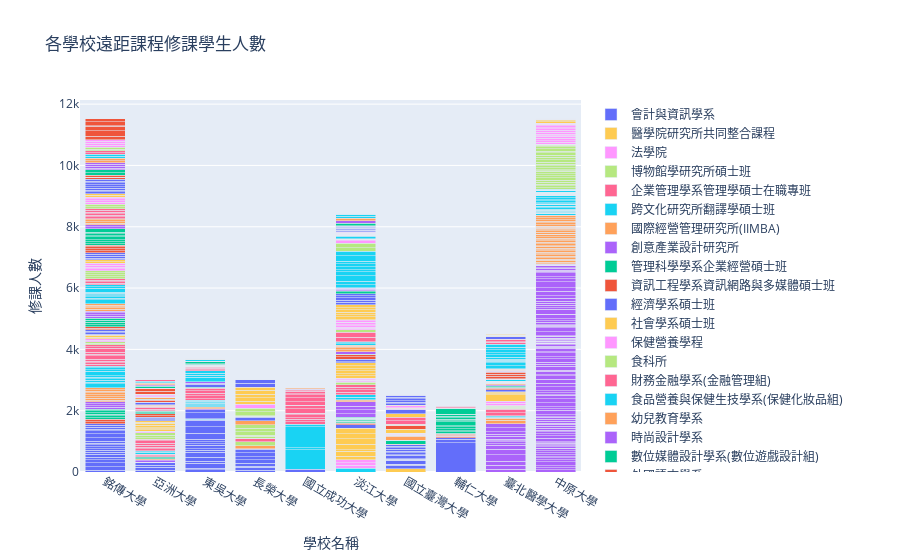

The notebook cell this image was saved under:
### Code cell
# 繪製堆疊條形圖
fig = go.Figure()
for department in df_top_10['系所名稱'].unique():
    fig.add_trace(go.Bar(
        x=df_top_10[df_top_10['系所名稱'] == department]['校名'],
        y=df_top_10[df_top_10['系所名稱'] == department]['總修課人數'],
        name=department
    ))

fig.update_layout(
    title='各學校遠距課程修課學生人數',
    xaxis_title='學校名稱',
    yaxis_title='修課人數',
    barmode='stack'
)

fig.show()

### Figure 1 — Plotly figure (JSON) as saved in the notebook; plotly's stock layout.template omitted (floating-point values rounded to 4 significant figures)
{"data": [{"name": "通識教育中心", "type": "bar", "x": ["銘傳大學", "銘傳大學", "銘傳大學", "銘傳大學", "銘傳大學", "銘傳大學", "銘傳大學", "銘傳大學", "銘傳大學", "銘傳大學", "亞洲大學", "亞洲大學", "亞洲大學", "東吳大學", "東吳大學", "東吳大學", "東吳大學", "東吳大學", "東吳大學", "東吳大學", "銘傳大學", "長榮大學", "東吳大學", "東吳大學", "東吳大學", "東吳大學", "東吳大學", "東吳大學", "東吳大學", "東吳大學", "長榮大學", "長榮大學", "長榮大學", "長榮大學", "長榮大學", "長榮大學", "長榮大學", "銘傳大學", "銘傳大學", "銘傳大學", "銘傳大學", "銘傳大學", "銘傳大學", "銘傳大學", "銘傳大學", "銘傳大學", "亞洲大學"], "y": [60, 119, 119, 97, 94, 94, 60, 60, 60, 60, 53, 105, 58, 80, 44, 166, 60, 125, 174, 57, 59, 50, 56, 104, 58, 66, 77, 200, 206, 220, 104, 34, 105, 105, 105, 119, 118, 60, 60, 121, 119, 96, 60, 60, 60, 60, 90]}, {"name": "諮商與工商心理學系", "type": "bar", "x": ["銘傳大學", "銘傳大學"], "y": [68, 70]}, {"name": "資訊管理學系", "type": "bar", "x": ["銘傳大學", "銘傳大學", "銘傳大學", "長榮大學", "銘傳大學", "銘傳大學", "銘傳大學"], "y": [60, 60, 46, 12, 49, 61, 60]}, {"name": "資訊工程學系", "type": "bar", "x": ["銘傳大學", "銘傳大學", "亞洲大學", "亞洲大學", "銘傳大學", "銘傳大學", "亞洲大學", "亞洲大學"], "y": [60, 56, 12, 7, 59, 60, 50, 20]}, {"name": "財務金融學系", "type": "bar", "x": ["銘傳大學", "銘傳大學", "銘傳大學", "銘傳大學", "亞洲大學", "長榮大學", "銘傳大學", "銘傳大學", "銘傳大學", "銘傳大學", "亞洲大學"], "y": [60, 61, 54, 58, 7, 109, 60, 47, 60, 66, 33]}, {"name": "企業管理學系", "type": "bar", "x": ["銘傳大學", "銘傳大學", "銘傳大學", "銘傳大學", "銘傳大學", "東吳大學", "東吳大學", "銘傳大學", "銘傳大學", "銘傳大學", "銘傳大學", "銘傳大學"], "y": [120, 53, 59, 59, 54, 21, 26, 49, 135, 60, 53, 56]}, {"name": "會計學系", "type": "bar", "x": ["銘傳大學", "銘傳大學", "銘傳大學", "銘傳大學", "銘傳大學", "銘傳大學", "銘傳大學", "銘傳大學", "銘傳大學", "銘傳大學"], "y": [60, 59, 51, 55, 120, 53, 55, 128, 59, 53]}, {"name": "動漫文創設計學士學位學程", "type": "bar", "x": ["銘傳大學", "銘傳大學"], "y": [53, 52]}, {"name": "財金法律學系", "type": "bar", "x": ["銘傳大學", "銘傳大學"], "y": [53, 49]}, {"name": "生物醫學工程學系", "type": "bar", "x": ["銘傳大學", "銘傳大學"], "y": [49, 60]}, {"name": "法律學系", "type": "bar", "x": ["銘傳大學", "銘傳大學", "東吳大學", "東吳大學", "銘傳大學", "銘傳大學", "國立成功大學"], "y": [40, 47, 193, 90, 51, 47, 90]}, {"name": "金融科技應用學士學位學程", "type": "bar", "x": ["銘傳大學", "銘傳大學"], "y": [45, 51]}, {"name": "數位媒體設計學系", "type": "bar", "x": ["銘傳大學", "銘傳大學", "銘傳大學", "銘傳大學", "亞洲大學", "亞洲大學"], "y": [70, 70, 70, 70, 35, 35]}, {"name": "醫療資訊與管理學系", "type": "bar", "x": ["銘傳大學", "銘傳大學", "銘傳大學", "銘傳大學"], "y": [53, 54, 59, 60]}, {"name": "華語文教學學系", "type": "bar", "x": ["銘傳大學", "銘傳大學", "銘傳大學", "銘傳大學", "銘傳大學"], "y": [59, 55, 35, 51, 48]}, {"name": "國際企業學系", "type": "bar", "x": ["銘傳大學", "銘傳大學", "銘傳大學", "銘傳大學", "銘傳大學", "淡江大學", "銘傳大學", "銘傳大學", "銘傳大學", "銘傳大學", "銘傳大學"], "y": [119, 59, 52, 27, 37, 118, 50, 31, 120, 56, 59]}, {"name": "生物科技學系", "type": "bar", "x": ["銘傳大學", "銘傳大學", "亞洲大學", "銘傳大學", "銘傳大學", "亞洲大學", "亞洲大學"], "y": [50, 49, 29, 48, 50, 35, 9]}, {"name": "應用日語學系", "type": "bar", "x": ["銘傳大學", "銘傳大學", "長榮大學", "銘傳大學", "銘傳大學"], "y": [68, 64, 123, 70, 66]}, {"name": "電腦與通訊工程學系", "type": "bar", "x": ["銘傳大學", "銘傳大學", "銘傳大學", "銘傳大學"], "y": [59, 55, 61, 59]}, {"name": "公共事務學系", "type": "bar", "x": ["銘傳大學", "銘傳大學"], "y": [59, 62]}, {"name": "犯罪防治學系", "type": "bar", "x": ["銘傳大學", "銘傳大學", "銘傳大學", "銘傳大學"], "y": [54, 65, 58, 57]}, {"name": "應用中國文學系", "type": "bar", "x": ["銘傳大學", "銘傳大學", "銘傳大學", "銘傳大學"], "y": [60, 62, 60, 62]}, {"name": "風險管理與保險學系", "type": "bar", "x": ["銘傳大學", "銘傳大學", "銘傳大學", "銘傳大學", "銘傳大學", "銘傳大學", "銘傳大學", "銘傳大學"], "y": [42, 70, 54, 99, 41, 59, 54, 120]}, {"name": "都市規劃與防災學系", "type": "bar", "x": ["銘傳大學", "銘傳大學"], "y": [60, 60]}, {"name": "電子工程學系", "type": "bar", "x": ["銘傳大學", "銘傳大學", "銘傳大學", "銘傳大學"], "y": [58, 45, 57, 44]}, {"name": "行動商務與多媒體應用學系", "type": "bar", "x": ["亞洲大學", "亞洲大學", "亞洲大學"], "y": [69, 8, 42]}, {"name": "資訊傳播學系", "type": "bar", "x": ["亞洲大學", "亞洲大學", "亞洲大學", "亞洲大學", "亞洲大學", "亞洲大學", "亞洲大學"], "y": [61, 56, 64, 66, 76, 36, 10]}, {"name": "財經法律學系(科技法律組)", "type": "bar", "x": ["亞洲大學", "亞洲大學", "亞洲大學"], "y": [58, 74, 76]}, {"name": "光電與通訊學系", "type": "bar", "x": ["亞洲大學", "亞洲大學"], "y": [48, 10]}, {"name": "管理學院進修學士學位學程", "type": "bar", "x": ["亞洲大學", "亞洲大學", "亞洲大學", "亞洲大學", "亞洲大學", "亞洲大學", "亞洲大學"], "y": [43, 28, 45, 70, 70, 39, 44]}, {"name": "生物資訊與醫學工程學系", "type": "bar", "x": ["亞洲大學", "亞洲大學", "亞洲大學"], "y": [32, 41, 42]}, {"name": "健康產業管理學系(醫療機構管理組)", "type": "bar", "x": ["亞洲大學", "亞洲大學"], "y": [46, 62]}, {"name": "健康產業管理學系(健康產業管理組)", "type": "bar", "x": ["亞洲大學", "亞洲大學"], "y": [36, 55]}, {"name": "社會學系", "type": "bar", "x": ["東吳大學"], "y": [39]}, {"name": "化學系", "type": "bar", "x": ["東吳大學", "東吳大學"], "y": [36, 34]}, {"name": "師資培育中心", "type": "bar", "x": ["東吳大學", "東吳大學", "東吳大學", "東吳大學", "東吳大學", "東吳大學"], "y": [37, 33, 33, 31, 34, 33]}, {"name": "社會工作學系", "type": "bar", "x": ["東吳大學", "東吳大學", "東吳大學", "東吳大學", "東吳大學", "亞洲大學", "東吳大學", "長榮大學", "亞洲大學", "亞洲大學", "亞洲大學", "亞洲大學"], "y": [62, 87, 10, 74, 90, 19, 73, 107, 51, 58, 11, 10]}, {"name": "大眾傳播學系", "type": "bar", "x": ["長榮大學", "長榮大學", "長榮大學", "長榮大學", "長榮大學", "長榮大學"], "y": [18, 50, 42, 115, 113, 118]}, {"name": "資訊與圖書館學系(日)", "type": "bar", "x": ["淡江大學", "淡江大學", "淡江大學"], "y": [109, 71, 100]}, {"name": "外語學院共同科目(日)", "type": "bar", "x": ["淡江大學", "淡江大學", "淡江大學", "淡江大學", "淡江大學", "淡江大學", "淡江大學"], "y": [112, 169, 50, 178, 171, 163, 179]}, {"name": "工學院共同科目(日)", "type": "bar", "x": ["淡江大學"], "y": [118]}, {"name": "西班牙語文學系(日)", "type": "bar", "x": ["淡江大學", "淡江大學"], "y": [50, 24]}, {"name": "俄國語文學系(日)", "type": "bar", "x": ["淡江大學", "淡江大學", "淡江大學", "淡江大學", "淡江大學", "淡江大學", "淡江大學", "淡江大學"], "y": [25, 26, 17, 19, 20, 30, 8, 25]}, {"name": "統計學系(日)", "type": "bar", "x": ["淡江大學", "淡江大學", "淡江大學", "淡江大學"], "y": [119, 128, 122, 140]}, {"name": "統計學系(進學)", "type": "bar", "x": ["淡江大學", "淡江大學"], "y": [29, 44]}, {"name": "未來學學門-日", "type": "bar", "x": ["淡江大學", "淡江大學"], "y": [76, 78]}, {"name": "歷史與文化學門-進", "type": "bar", "x": ["淡江大學", "淡江大學", "淡江大學", "淡江大學"], "y": [82, 91, 71, 84]}, {"name": "法國語文學系(日)", "type": "bar", "x": ["淡江大學"], "y": [82]}, {"name": "英文學系(日)", "type": "bar", "x": ["淡江大學", "淡江大學", "淡江大學", "淡江大學", "淡江大學", "淡江大學"], "y": [21, 23, 23, 21, 22, 19]}, {"name": "企業管理學系(日)", "type": "bar", "x": ["淡江大學", "淡江大學", "淡江大學", "淡江大學", "淡江大學", "淡江大學"], "y": [88, 59, 95, 68, 100, 89]}, {"name": "公共行政學系(進學)", "type": "bar", "x": ["淡江大學", "淡江大學"], "y": [42, 88]}, {"name": "資訊教育學門-日", "type": "bar", "x": ["淡江大學", "淡江大學"], "y": [70, 69]}, {"name": "物理學系", "type": "bar", "x": ["淡江大學", "東吳大學"], "y": [18, 36]}, {"name": "文學經典學門-日", "type": "bar", "x": ["淡江大學"], "y": [78]}, {"name": "藝術欣賞與創作學門-日", "type": "bar", "x": ["淡江大學", "淡江大學", "淡江大學", "淡江大學"], "y": [71, 65, 42, 28]}, {"name": "財務金融學系(進學)", "type": "bar", "x": ["淡江大學", "淡江大學", "淡江大學"], "y": [59, 27, 29]}, {"name": "財務金融學系(日)", "type": "bar", "x": ["淡江大學", "淡江大學"], "y": [149, 168]}, {"name": "全球財務管理全英語學士學位學程", "type": "bar", "x": ["淡江大學"], "y": [82]}, {"name": "自然科學學門-日", "type": "bar", "x": ["淡江大學", "淡江大學"], "y": [56, 32]}, {"name": "復健系", "type": "bar", "x": ["國立臺灣大學"], "y": [112]}, {"name": "臺大遠距教學", "type": "bar", "x": ["國立臺灣大學", "國立臺灣大學", "國立臺灣大學", "國立臺灣大學", "國立臺灣大學", "國立臺灣大學", "國立臺灣大學", "國立臺灣大學", "國立臺灣大學", "國立臺灣大學", "國立臺灣大學", "國立臺灣大學", "國立臺灣大學", "國立臺灣大學", "國立臺灣大學", "國立臺灣大學", "國立臺灣大學", "國立臺灣大學", "國立臺灣大學", "國立臺灣大學"], "y": [112, 8, 9, 12, 122, 12, 14, 14, 10, 13, 107, 22, 2, 54, 54, 62, 51, 46, 50, 10]}, {"name": "創意創業學程", "type": "bar", "x": ["國立臺灣大學"], "y": [14]}, {"name": "神經認知學程", "type": "bar", "x": ["國立臺灣大學"], "y": [122]}, {"name": "農化所", "type": "bar", "x": ["國立臺灣大學"], "y": [8]}, {"name": "生物統計學程", "type": "bar", "x": ["國立臺灣大學"], "y": [122]}, {"name": "創新設計學院", "type": "bar", "x": ["國立臺灣大學"], "y": [14]}, {"name": "生物機電系", "type": "bar", "x": ["國立臺灣大學", "國立臺灣大學"], "y": [9, 12]}, {"name": "生物機電所", "type": "bar", "x": ["國立臺灣大學", "國立臺灣大學"], "y": [9, 12]}, {"name": "生技學程", "type": "bar", "x": ["國立臺灣大學", "國立臺灣大學", "國立臺灣大學", "國立臺灣大學"], "y": [14, 13, 22, 2]}, {"name": "人口學程", "type": "bar", "x": ["國立臺灣大學"], "y": [122]}, {"name": "(全)自然科技", "type": "bar", "x": ["輔仁大學", "輔仁大學", "輔仁大學"], "y": [949, 122, 42]}, {"name": "全人語言文化涵養課程-外國語文", "type": "bar", "x": ["輔仁大學", "輔仁大學", "輔仁大學", "輔仁大學"], "y": [35, 22, 34, 32]}, {"name": "全校進階英文", "type": "bar", "x": ["輔仁大學", "輔仁大學", "輔仁大學", "輔仁大學", "輔仁大學", "輔仁大學", "輔仁大學", "輔仁大學", "輔仁大學", "輔仁大學", "輔仁大學", "輔仁大學", "輔仁大學", "輔仁大學"], "y": [30, 48, 39, 61, 63, 31, 135, 32, 43, 57, 48, 46, 20, 186]}, {"name": "一般通識組", "type": "bar", "x": ["臺北醫學大學", "臺北醫學大學", "臺北醫學大學", "臺北醫學大學", "臺北醫學大學", "臺北醫學大學", "臺北醫學大學", "臺北醫學大學", "臺北醫學大學", "臺北醫學大學", "臺北醫學大學", "臺北醫學大學", "臺北醫學大學", "臺北醫學大學", "臺北醫學大學"], "y": [86, 134, 135, 200, 194, 122, 47, 69, 27, 49, 106, 64, 85, 127, 130]}, {"name": "護理學系", "type": "bar", "x": ["臺北醫學大學", "臺北醫學大學", "亞洲大學", "長榮大學", "亞洲大學"], "y": [106, 65, 11, 123, 31]}, {"name": "口腔衛生學系", "type": "bar", "x": ["臺北醫學大學", "臺北醫學大學", "臺北醫學大學"], "y": [32, 31, 22]}, {"name": "牙醫學系", "type": "bar", "x": ["臺北醫學大學", "臺北醫學大學"], "y": [106, 106]}, {"name": "學士後大數據科技及管理學士學位學程", "type": "bar", "x": ["臺北醫學大學", "臺北醫學大學", "臺北醫學大學"], "y": [31, 36, 32]}, {"name": "高齡健康管理學系", "type": "bar", "x": ["臺北醫學大學", "臺北醫學大學", "臺北醫學大學"], "y": [33, 65, 63]}, {"name": "語言中心組", "type": "bar", "x": ["臺北醫學大學", "臺北醫學大學", "臺北醫學大學", "臺北醫學大學"], "y": [217, 38, 33, 32]}, {"name": "保健營養學系", "type": "bar", "x": ["臺北醫學大學", "長榮大學"], "y": [64, 113]}, {"name": "食品安全學系", "type": "bar", "x": ["臺北醫學大學"], "y": [39]}, {"name": "學士後護理學系", "type": "bar", "x": ["臺北醫學大學", "臺北醫學大學"], "y": [44, 5]}, {"name": "人文與教育學院", "type": "bar", "x": ["中原大學", "中原大學", "中原大學", "中原大學", "中原大學", "中原大學", "中原大學", "中原大學", "中原大學", "中原大學", "中原大學", "中原大學", "中原大學", "中原大學", "中原大學", "中原大學", "中原大學", "中原大學", "中原大學", "中原大學", "中原大學", "中原大學", "中原大學", "中原大學", "中原大學", "中原大學", "中原大學", "中原大學", "中原大學", "中原大學", "中原大學", "中原大學", "中原大學", "中原大學", "中原大學", "中原大學", "中原大學", "中原大學", "中原大學", "中原大學", "中原大學", "中原大學", "中原大學", "中原大學", "中原大學", "中原大學", "中原大學", "中原大學", "中原大學", "中原大學", "中原大學", "中原大學", "中原大學", "中原大學", "中原大學", "中原大學", "中原大學", "中原大學", "中原大學", "中原大學", "中原大學", "中原大學", "中原大學", "中原大學", "中原大學", "中原大學", "中原大學", "中原大學", "中原大學", "中原大學", "中原大學", "中原大學", "中原大學", "中原大學", "中原大學", "中原大學", "中原大學", "中原大學", "中原大學", "中原大學", "中原大學", "中原大學", "中原大學", "中原大學", "中原大學", "中原大學", "中原大學", "中原大學", "中原大學", "中原大學", "中原大學", "中原大學", "中原大學", "中原大學", "中原大學", "中原大學", "中原大學", "中原大學", "中原大學", "中原大學", "中原大學", "中原大學", "中原大學", "中原大學", "中原大學", "中原大學", "中原大學", "中原大學", "中原大學", "中原大學", "中原大學", "中原大學", "中原大學", "中原大學", "中原大學", "中原大學"], "y": [79, 64, 60, 134, 62, 60, 31, 79, 63, 62, 62, 27, 39, 29, 45, 39, 27, 31, 115, 79, 62, 60, 60, 60, 60, 62, 45, 62, 62, 63, 27, 64, 134, 63, 63, 120, 130, 115, 29, 64, 63, 120, 120, 130, 115, 30, 120, 31, 134, 62, 62, 120, 63, 130, 30, 120, 30, 29, 45, 39, 10, 9, 2, 2, 2, 61, 2, 1, 1, 2, 61, 10, 9, 61, 1, 10, 9, 2, 139, 126, 51, 27, 24, 70, 54, 74, 125, 14, 173, 40, 77, 78, 62, 88, 94, 141, 115, 189, 111, 61, 124, 47, 39, 58, 26, 60, 1, 2, 6, 2, 6, 13, 17, 12, 6, 5]}, {"name": "工學院", "type": "bar", "x": ["中原大學", "中原大學", "中原大學", "中原大學", "中原大學", "中原大學", "中原大學", "中原大學", "中原大學", "中原大學", "中原大學", "中原大學", "中原大學", "中原大學", "中原大學", "中原大學", "中原大學", "中原大學", "中原大學", "中原大學", "中原大學", "中原大學", "中原大學", "中原大學", "中原大學", "中原大學", "中原大學", "中原大學", "中原大學", "中原大學", "中原大學", "中原大學", "中原大學", "中原大學", "中原大學", "中原大學"], "y": [53, 59, 26, 55, 40, 55, 40, 40, 59, 26, 53, 59, 26, 53, 55, 47, 29, 57, 47, 57, 29, 57, 47, 29, 55, 29, 17, 20, 56, 53, 56, 53, 61, 56, 14, 9]}, {"name": "理學院", "type": "bar", "x": ["中原大學", "中原大學", "中原大學", "中原大學", "中原大學", "中原大學", "中原大學", "中原大學", "中原大學", "中原大學", "中原大學", "中原大學", "中原大學", "中原大學", "中原大學", "中原大學", "中原大學", "中原大學", "中原大學", "中原大學", "中原大學", "中原大學", "中原大學", "中原大學", "中原大學", "中原大學", "中原大學", "中原大學", "中原大學", "中原大學", "中原大學", "中原大學", "中原大學", "中原大學", "中原大學", "中原大學", "中原大學", "中原大學", "中原大學", "中原大學", "中原大學"], "y": [62, 7, 33, 25, 20, 25, 20, 62, 20, 25, 62, 7, 7, 33, 66, 33, 66, 66, 11, 9, 9, 5, 1, 9, 9, 11, 5, 11, 5, 9, 9, 1, 1, 14, 42, 11, 5, 1, 5, 11, 9]}, {"name": "經濟與金融學系", "type": "bar", "x": ["銘傳大學", "銘傳大學", "銘傳大學", "銘傳大學", "銘傳大學", "銘傳大學"], "y": [60, 55, 39, 60, 60, 50]}, {"name": "餐旅管理學系", "type": "bar", "x": ["銘傳大學", "銘傳大學"], "y": [69, 70]}, {"name": "商業設計學系", "type": "bar", "x": ["銘傳大學", "銘傳大學", "銘傳大學", "銘傳大學"], "y": [64, 52, 62, 54]}, {"name": "新聞學系", "type": "bar", "x": ["銘傳大學", "銘傳大學"], "y": [59, 53]}, {"name": "應用統計與資料科學學系", "type": "bar", "x": ["銘傳大學", "銘傳大學", "銘傳大學", "銘傳大學", "銘傳大學", "銘傳大學", "銘傳大學", "銘傳大學"], "y": [65, 57, 65, 47, 64, 67, 54, 58]}, {"name": "休閒遊憩管理學系", "type": "bar", "x": ["銘傳大學", "銘傳大學", "銘傳大學"], "y": [63, 7, 62]}, {"name": "廣播電視學系", "type": "bar", "x": ["銘傳大學", "銘傳大學", "銘傳大學"], "y": [77, 7, 87]}, {"name": "資訊傳播工程學系", "type": "bar", "x": ["銘傳大學", "銘傳大學", "銘傳大學", "銘傳大學"], "y": [60, 60, 60, 60]}, {"name": "新媒體暨傳播管理學系", "type": "bar", "x": ["銘傳大學", "銘傳大學"], "y": [62, 76]}, {"name": "觀光事業學系", "type": "bar", "x": ["銘傳大學", "銘傳大學"], "y": [64, 70]}, {"name": "廣告暨策略行銷學系", "type": "bar", "x": ["銘傳大學", "銘傳大學"], "y": [52, 61]}, {"name": "建築學系", "type": "bar", "x": ["銘傳大學", "銘傳大學"], "y": [58, 57]}, {"name": "商品設計學系", "type": "bar", "x": ["銘傳大學", "銘傳大學", "銘傳大學", "銘傳大學"], "y": [70, 57, 65, 60]}, {"name": "室內設計學系", "type": "bar", "x": ["亞洲大學"], "y": [24]}, {"name": "心理學系", "type": "bar", "x": ["亞洲大學", "東吳大學", "亞洲大學"], "y": [65, 90, 13]}, {"name": "視覺傳達設計學系(企業形象設計組)", "type": "bar", "x": ["亞洲大學"], "y": [55]}, {"name": "視覺傳達設計學系", "type": "bar", "x": ["亞洲大學", "亞洲大學"], "y": [27, 10]}, {"name": "英文學系", "type": "bar", "x": ["東吳大學", "東吳大學"], "y": [36, 55]}, {"name": "食品營養與保健生技學系(食品營養組)", "type": "bar", "x": ["亞洲大學"], "y": [64]}, {"name": "經濟學系", "type": "bar", "x": ["東吳大學", "東吳大學", "東吳大學", "東吳大學"], "y": [138, 74, 64, 88]}, {"name": "日本語文學系", "type": "bar", "x": ["東吳大學", "東吳大學", "東吳大學"], "y": [26, 51, 36]}, {"name": "觀光與餐飲服務事業進修學士學位學程", "type": "bar", "x": ["長榮大學", "長榮大學"], "y": [14, 14]}, {"name": "企業管理學系(進學)", "type": "bar", "x": ["淡江大學", "淡江大學", "淡江大學", "淡江大學", "淡江大學", "淡江大學"], "y": [35, 41, 58, 30, 36, 34]}, {"name": "資訊管理學系(日)", "type": "bar", "x": ["淡江大學", "淡江大學", "淡江大學", "淡江大學", "淡江大學", "淡江大學"], "y": [95, 74, 76, 78, 70, 96]}, {"name": "資訊工程學系(日)", "type": "bar", "x": ["淡江大學", "淡江大學", "淡江大學", "淡江大學", "淡江大學"], "y": [79, 75, 71, 71, 71]}, {"name": "藥學系", "type": "bar", "x": ["國立臺灣大學"], "y": [122]}, {"name": "管理科學學系(日)", "type": "bar", "x": ["淡江大學", "淡江大學"], "y": [60, 41]}, {"name": "中等學校教育學程", "type": "bar", "x": ["淡江大學", "淡江大學", "淡江大學", "淡江大學"], "y": [34, 20, 18, 26]}, {"name": "基蛋所", "type": "bar", "x": ["國立臺灣大學", "國立臺灣大學", "國立臺灣大學"], "y": [14, 13, 22]}, {"name": "公共行政學系(日)", "type": "bar", "x": ["淡江大學", "淡江大學", "淡江大學", "淡江大學", "淡江大學", "淡江大學", "淡江大學", "淡江大學", "淡江大學", "淡江大學"], "y": [97, 103, 181, 132, 67, 102, 91, 78, 182, 143]}, {"name": "醫衛共同課程", "type": "bar", "x": ["國立臺灣大學", "國立臺灣大學"], "y": [112, 107]}, {"name": "產業經濟學系(日)", "type": "bar", "x": ["淡江大學", "淡江大學"], "y": [128, 147]}, {"name": "風險管理與保險學系(日)", "type": "bar", "x": ["淡江大學", "淡江大學"], "y": [72, 37]}, {"name": "醫技系", "type": "bar", "x": ["國立臺灣大學"], "y": [122]}, {"name": "護理系", "type": "bar", "x": ["國立臺灣大學"], "y": [122]}, {"name": "全球衛生學程", "type": "bar", "x": ["國立臺灣大學"], "y": [12]}, {"name": "跨領域學院學士班課程", "type": "bar", "x": ["臺北醫學大學"], "y": [40]}, {"name": "醫學院學士班共同整合課程", "type": "bar", "x": ["臺北醫學大學"], "y": [25]}, {"name": "營養學院學士班共同整合課程", "type": "bar", "x": ["臺北醫學大學", "臺北醫學大學"], "y": [14, 26]}, {"name": "外國語言", "type": "bar", "x": ["國立成功大學", "國立成功大學", "國立成功大學", "國立成功大學"], "y": [639, 68, 680, 78]}, {"name": "通識中心", "type": "bar", "x": ["國立成功大學", "國立成功大學", "國立成功大學", "國立成功大學", "國立成功大學", "國立成功大學", "國立成功大學", "國立成功大學", "國立成功大學", "國立成功大學", "國立成功大學", "國立成功大學", "國立成功大學", "國立成功大學"], "y": [78, 89, 46, 99, 32, 19, 143, 100, 20, 103, 146, 89, 37, 75]}, {"name": "休閒與遊憩管理學系", "type": "bar", "x": ["亞洲大學", "亞洲大學"], "y": [9, 14]}, {"name": "經營管理學系", "type": "bar", "x": ["亞洲大學", "亞洲大學"], "y": [27, 28]}, {"name": "法律學系碩士在職專班法律專業組", "type": "bar", "x": ["東吳大學", "東吳大學"], "y": [12, 11]}, {"name": "資訊管理學系碩士在職專班", "type": "bar", "x": ["東吳大學", "東吳大學", "東吳大學", "東吳大學"], "y": [10, 15, 2, 11]}, {"name": "經濟學系碩士在職專班", "type": "bar", "x": ["東吳大學"], "y": [2]}, {"name": "國際經營與貿易學系碩士班", "type": "bar", "x": ["東吳大學"], "y": [25]}, {"name": "物理所", "type": "bar", "x": ["國立臺灣大學"], "y": [10]}, {"name": "數位出版與典藏數位學習碩士在職專班", "type": "bar", "x": ["淡江大學", "淡江大學", "淡江大學", "淡江大學", "淡江大學", "淡江大學", "淡江大學", "淡江大學", "淡江大學"], "y": [3, 3, 7, 4, 4, 4, 4, 4, 3]}, {"name": "商管學院共同科目(碩)", "type": "bar", "x": ["淡江大學"], "y": [76]}, {"name": "資訊工程學系碩士班", "type": "bar", "x": ["淡江大學"], "y": [11]}, {"name": "數位商務與經濟碩士學位學程", "type": "bar", "x": ["淡江大學"], "y": [6]}, {"name": "拉丁美洲研究所亞太研究數位學習碩士在職專班", "type": "bar", "x": ["淡江大學", "淡江大學", "淡江大學", "淡江大學", "淡江大學", "淡江大學", "淡江大學", "淡江大學", "淡江大學", "淡江大學", "淡江大學", "淡江大學"], "y": [8, 8, 8, 9, 10, 9, 9, 9, 8, 8, 9, 8]}, {"name": "國際學程", "type": "bar", "x": ["國立臺灣大學", "國立臺灣大學", "國立臺灣大學"], "y": [13, 22, 10]}, {"name": "營養科學系碩士班", "type": "bar", "x": ["輔仁大學", "輔仁大學"], "y": [12, 10]}, {"name": "醫學資訊研究所碩士班", "type": "bar", "x": ["臺北醫學大學", "臺北醫學大學"], "y": [15, 8]}, {"name": "醫學資訊研究所博士班", "type": "bar", "x": ["臺北醫學大學", "臺北醫學大學"], "y": [6, 11]}, {"name": "癌症生物學與藥物研發研究所碩士班", "type": "bar", "x": ["臺北醫學大學", "臺北醫學大學"], "y": [7, 4]}, {"name": "國際醫學研究博士學位學程", "type": "bar", "x": ["臺北醫學大學", "臺北醫學大學", "臺北醫學大學"], "y": [20, 10, 2]}, {"name": "醫學科學研究所碩士班", "type": "bar", "x": ["臺北醫學大學"], "y": [43]}, {"name": "醫學科學研究所博士班", "type": "bar", "x": ["臺北醫學大學", "臺北醫學大學", "臺北醫學大學", "臺北醫學大學"], "y": [11, 11, 2, 14]}, {"name": "創意商品設計學系", "type": "bar", "x": ["亞洲大學", "亞洲大學", "亞洲大學"], "y": [10, 11, 10]}, {"name": "管理科學學系企業經營碩士在職專班", "type": "bar", "x": ["淡江大學"], "y": [11]}, {"name": "課程與教學研究所碩士班", "type": "bar", "x": ["淡江大學", "淡江大學"], "y": [16, 6]}, {"name": "教育科技學系數位學習碩士在職專班", "type": "bar", "x": ["淡江大學", "淡江大學", "淡江大學", "淡江大學", "淡江大學", "淡江大學", "淡江大學", "淡江大學", "淡江大學"], "y": [23, 21, 22, 23, 21, 23, 19, 21, 19]}, {"name": "藥學院", "type": "bar", "x": ["臺北醫學大學", "臺北醫學大學", "臺北醫學大學"], "y": [72, 72, 72]}, {"name": "智慧數據應用產業碩士專班", "type": "bar", "x": ["臺北醫學大學"], "y": [7]}, {"name": "保健營養學系碩士在職專班", "type": "bar", "x": ["臺北醫學大學", "臺北醫學大學", "臺北醫學大學"], "y": [10, 13, 17]}, {"name": "醫學院人工智慧醫療碩士在職專班", "type": "bar", "x": ["臺北醫學大學", "臺北醫學大學", "臺北醫學大學", "臺北醫學大學"], "y": [18, 16, 16, 10]}, {"name": "研究所共同課程", "type": "bar", "x": ["臺北醫學大學", "臺北醫學大學", "臺北醫學大學", "臺北醫學大學", "臺北醫學大學", "臺北醫學大學", "臺北醫學大學", "臺北醫學大學", "臺北醫學大學", "臺北醫學大學", "臺北醫學大學"], "y": [100, 105, 33, 33, 33, 75, 75, 75, 89, 89, 89]}, {"name": "醫學院", "type": "bar", "x": ["臺北醫學大學", "臺北醫學大學", "臺北醫學大學", "臺北醫學大學"], "y": [66, 16, 66, 16]}, {"name": "老年學研究所", "type": "bar", "x": ["國立成功大學"], "y": [12]}, {"name": "電機系", "type": "bar", "x": ["國立臺灣大學"], "y": [68]}, {"name": "幹細胞學程", "type": "bar", "x": ["國立臺灣大學"], "y": [22]}, {"name": "寫作教學中心", "type": "bar", "x": ["國立臺灣大學", "國立臺灣大學", "國立臺灣大學", "國立臺灣大學", "國立臺灣大學", "國立臺灣大學"], "y": [51, 46, 50, 54, 54, 62]}, {"name": "財務工程與精算數學系", "type": "bar", "x": ["東吳大學"], "y": [24]}, {"name": "微生物學系", "type": "bar", "x": ["東吳大學"], "y": [54]}, {"name": "金融科技學程", "type": "bar", "x": ["東吳大學"], "y": [22]}, {"name": "非營利組織管理學程", "type": "bar", "x": ["東吳大學"], "y": [6]}, {"name": "國際經營與貿易學系", "type": "bar", "x": ["東吳大學"], "y": [49]}, {"name": "管理進修學士學位學程", "type": "bar", "x": ["長榮大學"], "y": [22]}, {"name": "航運管理學系", "type": "bar", "x": ["長榮大學", "長榮大學"], "y": [130, 114]}, {"name": "資訊暨設計學院學士班", "type": "bar", "x": ["長榮大學"], "y": [129]}, {"name": "職業安全與衛生學系", "type": "bar", "x": ["長榮大學", "長榮大學", "長榮大學", "長榮大學", "長榮大學"], "y": [106, 114, 106, 138, 100]}, {"name": "觀光與餐飲管理學系", "type": "bar", "x": ["長榮大學", "長榮大學"], "y": [122, 117]}, {"name": "英語教學中心", "type": "bar", "x": ["銘傳大學", "銘傳大學", "銘傳大學", "銘傳大學", "銘傳大學", "銘傳大學"], "y": [105, 177, 155, 5, 135, 106]}, {"name": "全球科技學門-日", "type": "bar", "x": ["淡江大學"], "y": [80]}, {"name": "全球視野學門-日", "type": "bar", "x": ["淡江大學"], "y": [79]}, {"name": "公民社會及參與學門-日", "type": "bar", "x": ["淡江大學"], "y": [81]}, {"name": "教育科技學系(日)", "type": "bar", "x": ["淡江大學", "淡江大學"], "y": [65, 64]}, {"name": "醫學系", "type": "bar", "x": ["國立成功大學"], "y": [48]}, {"name": "商學院", "type": "bar", "x": ["中原大學", "中原大學", "中原大學", "中原大學", "中原大學", "中原大學", "中原大學", "中原大學", "中原大學", "中原大學", "中原大學", "中原大學", "中原大學", "中原大學", "中原大學", "中原大學", "中原大學", "中原大學", "中原大學", "中原大學", "中原大學", "中原大學", "中原大學", "中原大學", "中原大學", "中原大學", "中原大學", "中原大學"], "y": [62, 61, 54, 53, 65, 85, 71, 61, 85, 22, 20, 74, 57, 50, 69, 81, 88, 61, 72, 58, 76, 67, 55, 7, 14, 6, 1, 5]}, {"name": "電機資訊學院", "type": "bar", "x": ["中原大學", "中原大學", "中原大學", "中原大學", "中原大學", "中原大學", "中原大學", "中原大學", "中原大學", "中原大學", "中原大學", "中原大學", "中原大學", "中原大學", "中原大學", "中原大學", "中原大學"], "y": [58, 56, 79, 58, 18, 59, 52, 66, 62, 28, 63, 1, 29, 12, 24, 3, 7]}, {"name": "設計學院", "type": "bar", "x": ["中原大學", "中原大學", "中原大學", "中原大學", "中原大學"], "y": [49, 45, 26, 11, 3]}, {"name": "藥學系學士班共同整合課程", "type": "bar", "x": ["臺北醫學大學"], "y": [93]}, {"name": "外國語文學系", "type": "bar", "x": ["亞洲大學", "亞洲大學", "亞洲大學", "亞洲大學"], "y": [93, 86, 9, 6]}, {"name": "數位媒體設計學系(數位遊戲設計組)", "type": "bar", "x": ["亞洲大學"], "y": [56]}, {"name": "時尚設計學系", "type": "bar", "x": ["亞洲大學", "亞洲大學"], "y": [26, 22]}, {"name": "幼兒教育學系", "type": "bar", "x": ["亞洲大學", "亞洲大學"], "y": [47, 23]}, {"name": "食品營養與保健生技學系(保健化妝品組)", "type": "bar", "x": ["亞洲大學"], "y": [46]}, {"name": "財務金融學系(金融管理組)", "type": "bar", "x": ["亞洲大學"], "y": [45]}, {"name": "食科所", "type": "bar", "x": ["國立臺灣大學"], "y": [10]}, {"name": "保健營養學程", "type": "bar", "x": ["國立臺灣大學"], "y": [10]}, {"name": "社會學系碩士班", "type": "bar", "x": ["東吳大學", "東吳大學"], "y": [8, 6]}, {"name": "經濟學系碩士班", "type": "bar", "x": ["東吳大學"], "y": [19]}, {"name": "資訊工程學系資訊網路與多媒體碩士班", "type": "bar", "x": ["淡江大學"], "y": [10]}, {"name": "管理科學學系企業經營碩士班", "type": "bar", "x": ["淡江大學"], "y": [11]}, {"name": "創意產業設計研究所", "type": "bar", "x": ["國立成功大學"], "y": [16]}, {"name": "國際經營管理研究所(IIMBA)", "type": "bar", "x": ["國立成功大學"], "y": [19]}, {"name": "跨文化研究所翻譯學碩士班", "type": "bar", "x": ["輔仁大學"], "y": [5]}, {"name": "企業管理學系管理學碩士在職專班", "type": "bar", "x": ["輔仁大學"], "y": [42]}, {"name": "博物館學研究所碩士班", "type": "bar", "x": ["輔仁大學"], "y": [4]}, {"name": "法學院", "type": "bar", "x": ["中原大學", "中原大學"], "y": [10, 4]}, {"name": "醫學院研究所共同整合課程", "type": "bar", "x": ["臺北醫學大學", "臺北醫學大學", "臺北醫學大學", "臺北醫學大學", "臺北醫學大學", "臺北醫學大學"], "y": [11, 11, 11, 11, 11, 11]}, {"name": "會計與資訊學系", "type": "bar", "x": ["亞洲大學"], "y": [12]}], "layout": {"barmode": "stack", "title": {"text": "各學校遠距課程修課學生人數"}, "xaxis": {"title": {"text": "學校名稱"}}, "yaxis": {"title": {"text": "修課人數"}}}}
